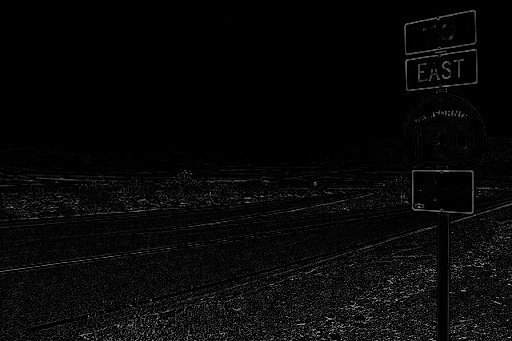
#> input picture Dataset/dark_image.jpg, 512 x 341 px, found by its file name
$ jupyter execute Assignment_1_Dennita_Noor_Febianty.ipynb   (text cells are left out)
#> lines starting #> are read from the running program, lines starting #| are printed output that depends on the picture; pictures that were not available may be replaced by others from this repository, and a replacement may not be noted
[cell 1]
from PIL import Image
import matplotlib.pyplot as plt
import math

[cell 2]
from google.colab import drive

drive.mount('/content/drive')

folder = "/content/drive/MyDrive/CVL/assignment_1/"

[cell 3]
def gamma_transform(image, gamma):
    image = image.convert("L")
    output = Image.new("L", image.size)

    for x in range(image.width):
        for y in range(image.height):
            r = image.getpixel((x, y)) / 255
            s = 255 * (r ** gamma)

            output.putpixel((x, y), int(s))

    return output

[cell 4]
image = Image.open(folder + "dark_image.jpg")
#> image is the input picture: PIL image 512x341 L; min 0, max 207, mean 8

hasil = gamma_transform(image, 0.3) #semakin kecil semakin terang
#> in gamma_transform, `output = Image.new("L", image.size)`: output: PIL image 512x341 L; every value is 0

plt.figure(figsize=(10, 5))

plt.subplot(1, 2, 1)
plt.imshow(image, cmap="gray")
plt.title("Original")
plt.axis("off")

plt.subplot(1, 2, 2)
plt.imshow(hasil, cmap="gray")
plt.title("Gamma = 0.3")
plt.axis("off")

plt.show()

[cell 5]
def log_transform(image):
    image = image.convert("L")
    output = Image.new("L", image.size)

    c = 255 / math.log(256)

    for x in range(image.width):
        for y in range(image.height):
            r = image.getpixel((x, y))
            s = c * math.log(1 + r)

            output.putpixel((x, y), int(s))

    return output

[cell 6]
image = Image.open(folder + "dark_image.jpg")

hasil = log_transform(image)

plt.figure(figsize=(10, 5))

plt.subplot(1, 2, 1)
plt.imshow(image, cmap="gray")
plt.title("Original")
plt.axis("off")

plt.subplot(1, 2, 2)
plt.imshow(hasil, cmap="gray")
plt.title("Log Transformation")
plt.axis("off")

plt.show()

[cell 7]
def plot_histogram_3(original, gamma_result, log_result):
    original = original.convert("L")
    gamma_result = gamma_result.convert("L")
    log_result = log_result.convert("L")

    plt.figure(figsize=(15, 4))

    # Original
    plt.subplot(1, 3, 1)
    plt.hist(list(original.getdata()), bins=256, range=(0, 256))
    plt.title("Original Histogram")
    plt.xlabel("Pixel Intensity")
    plt.ylabel("Frequency")

    # Gamma
    plt.subplot(1, 3, 2)
    plt.hist(list(gamma_result.getdata()), bins=256, range=(0, 256))
    plt.title("Gamma Histogram")
    plt.xlabel("Pixel Intensity")
    plt.ylabel("Frequency")

    # Log
    plt.subplot(1, 3, 3)
    plt.hist(list(log_result.getdata()), bins=256, range=(0, 256))
    plt.title("Log Histogram")
    plt.xlabel("Pixel Intensity")
    plt.ylabel("Frequency")

    plt.tight_layout()
    plt.show()

[cell 8]
image = Image.open(folder + "dark_image.jpg")

hasil_gamma = gamma_transform(image, 0.3)
hasil_log = log_transform(image)

plot_histogram_3(image, hasil_gamma, hasil_log)
#> in plot_histogram_3, `plt.show()`:
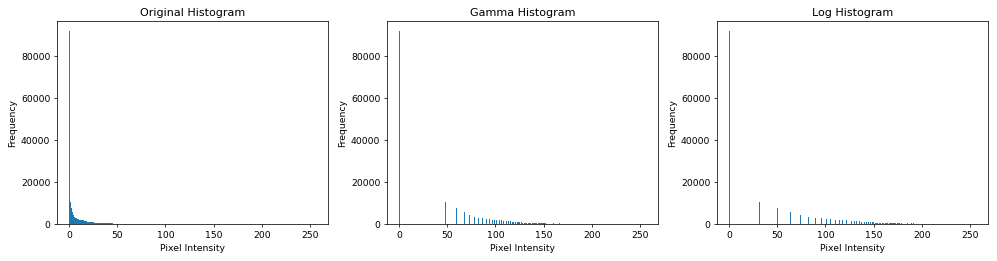
#> figure drawn by matplotlib, 3 panels; panel 1: tallest bar 91681 high, from x = 0 to 1; panel 2: tallest bar 91681 high, from x = 0 to 1; panel 3: tallest bar 91681 high, from x = 0 to 1

[cell 9]
def contrast_stretching(image):
    image = image.convert("L")
    output = Image.new("L", image.size)

    pixels = list(image.getdata())

    min_val = min(pixels)
    max_val = max(pixels)

    for x in range(image.width):
        for y in range(image.height):
            r = image.getpixel((x, y))

            s = (r - min_val) * 255 / (max_val - min_val)

            output.putpixel((x, y), int(s))

    return output

[cell 10]
image = Image.open(folder + "lowcon2.jpg")
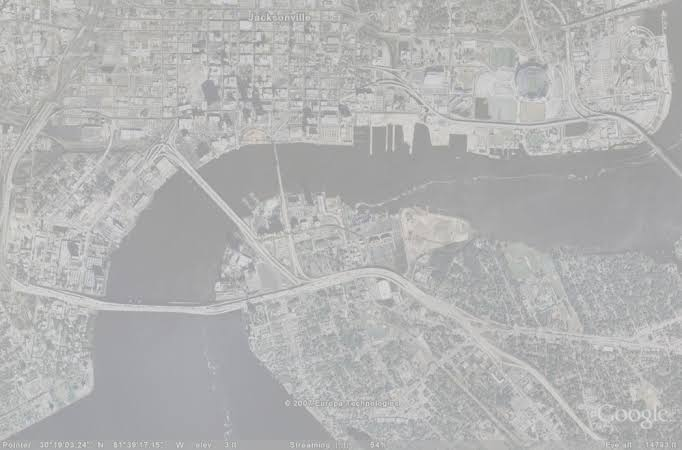
#> input picture Dataset/lowcon2.jpeg, 682 x 450 px, given in place of lowcon2.jpg, which was not available
#> image is the input picture: PIL image 682x450 RGB; mean R, G, B 179, 179.2, 179

hasil = contrast_stretching(image)
#> in contrast_stretching, `output = Image.new("L", image.size)`: output: PIL image 682x450 L; every value is 0
#> in contrast_stretching, `pixels = list(image.getdata())`: pixels = 306900 items
#> in contrast_stretching, `min_val = min(pixels)`: min_val = 141
#> in contrast_stretching, `max_val = max(pixels)`: max_val = 226

plt.figure(figsize=(10, 5))

plt.subplot(1, 2, 1)
plt.imshow(image, cmap="gray")
plt.title("Original")
plt.axis("off")

plt.subplot(1, 2, 2)
plt.imshow(hasil, cmap="gray")
plt.title("Contrast Stretching")
plt.axis("off")

plt.show()

[cell 11]
def sharpen_image(image):
    image = image.convert("L")
    output = image.copy()

    for x in range(1, image.width - 1):
        for y in range(1, image.height - 1):

            center = image.getpixel((x, y))
            atas = image.getpixel((x, y - 1))
            bawah = image.getpixel((x, y + 1))
            kiri = image.getpixel((x - 1, y))
            kanan = image.getpixel((x + 1, y))

            laplacian = atas + bawah + kiri + kanan - 4 * center
            s = center - laplacian

            s = max(0, min(255, s))
            output.putpixel((x, y), s)

    return output

[cell 12]
image = Image.open(folder + "blur-image.jpg")
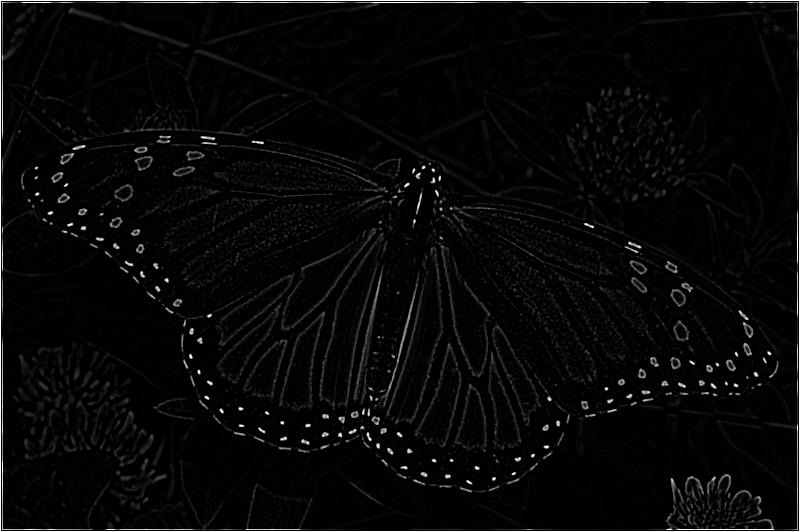
#> input picture Dataset/blur-image.jpg, 800 x 532 px, found by its file name
#> image is the input picture: PIL image 800x532 RGB; min 0, max 255, mean 8.4

hasil = sharpen_image(image)

plt.figure(figsize=(10, 5))

plt.subplot(1, 2, 1)
plt.imshow(image, cmap="gray")
plt.title("Original Blurred Image")
plt.axis("off")

plt.subplot(1, 2, 2)
plt.imshow(hasil, cmap="gray")
plt.title("Laplacian Sharpening")
plt.axis("off")

plt.show()

[cell 13]
image = Image.open(folder + "overexposed.jpg").convert("L")
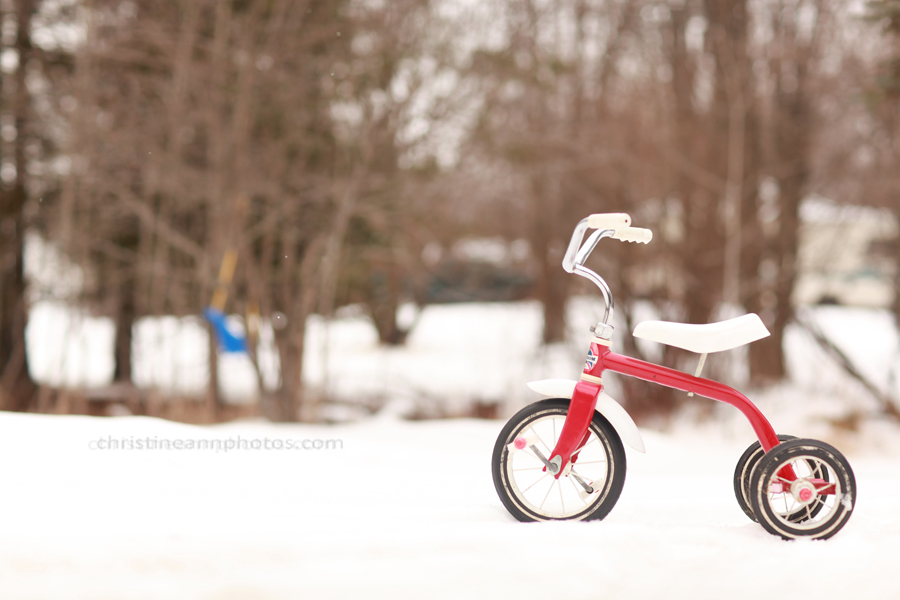
#> input picture Dataset/overexposed.jpg, 900 x 600 px, found by its file name
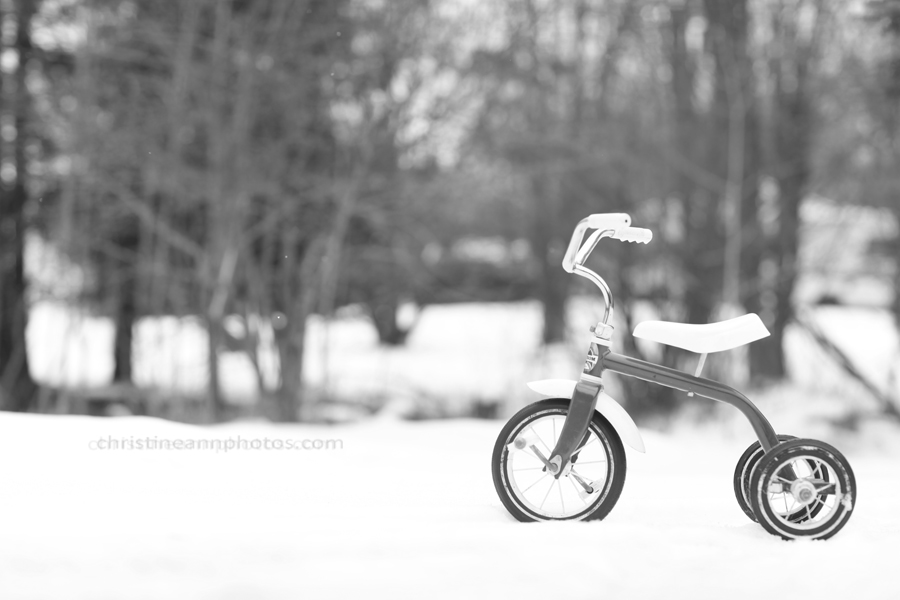
#> image: PIL image 900x600 L; min 29, max 255, mean 169.7

hasil = gamma_transform(image, 2.0) #nilai gamma > 1 jadi lebih gelap
#> in gamma_transform (call 3), `output = Image.new("L", image.size)`: output: PIL image 900x600 L; every value is 0

plt.figure(figsize=(10, 5))

plt.subplot(1, 2, 1)
plt.imshow(image, cmap="gray")
plt.title("Original Grayscale")
plt.axis("off")

plt.subplot(1, 2, 2)
plt.imshow(hasil, cmap="gray")
plt.title("Gamma = 2.0")
plt.axis("off")

plt.show()

[cell 14]
def median_filter(image):
    image = image.convert("L")
    output = image.copy()

    for x in range(1, image.width - 1):
        for y in range(1, image.height - 1):

            pixels = []

            for i in range(-1, 2):
                for j in range(-1, 2):
                    pixels.append(
                        image.getpixel((x + i, y + j))
                    )

            pixels.sort()
            median = pixels[4]

            output.putpixel((x, y), median)

    return output

[cell 15]
image = Image.open(folder + "sp-noise.png").convert("L")
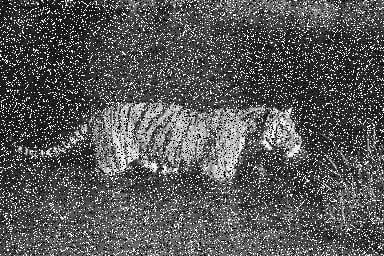
#> input picture Dataset/sp-noise.png, 384 x 256 px, found by its file name
#> image: PIL image 384x256 L

hasil = median_filter(image)
#> after the loop in median_filter, `for x in range(1, image.width - 1):`:
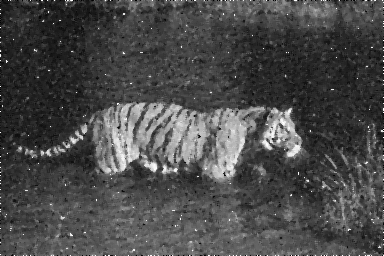
#> output: PIL image 384x256 L; min 0, max 255, mean 73.8

plt.figure(figsize=(10, 5))

plt.subplot(1, 2, 1)
plt.imshow(image, cmap="gray")
plt.title("Original Noisy Image")
plt.axis("off")

plt.subplot(1, 2, 2)
plt.imshow(hasil, cmap="gray")
plt.title("Median Filter")
plt.axis("off")

plt.show()

[cell 16]
def histogram_equalization(image):
    image = image.convert("L")
    output = Image.new("L", image.size)

    pixels = list(image.getdata())
    total = len(pixels)

    # Hitung frekuensi setiap intensitas
    histogram = [0] * 256

    for pixel in pixels:
        histogram[pixel] += 1

    # Hitung cumulative distribution
    cumulative = 0
    mapping = [0] * 256

    for i in range(256):
        cumulative += histogram[i]
        mapping[i] = int(255 * cumulative / total)

    # Ubah nilai pixel
    for x in range(image.width):
        for y in range(image.height):
            r = image.getpixel((x, y))
            output.putpixel((x, y), mapping[r])

    return output

[cell 17]
image = Image.open(folder + "lowcont1.jpg").convert("L")
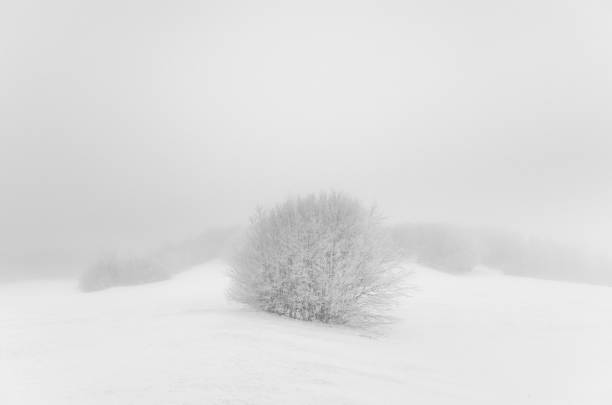
#> input picture Dataset/lowcont1.jpg, 612 x 405 px, found by its file name
#> image is the input picture: PIL image 612x405 L; min 112, max 241, mean 222.6

hasil_stretching = contrast_stretching(image)
#> in contrast_stretching (call 2), `output = Image.new("L", image.size)`: output: PIL image 612x405 L; every value is 0
#> in contrast_stretching (call 2), `pixels = list(image.getdata())`: pixels = 247860 items
#> in contrast_stretching (call 2), `min_val = min(pixels)`: min_val = 112
#> in contrast_stretching (call 2), `max_val = max(pixels)`: max_val = 241
#> after the loop in contrast_stretching (call 2), `for x in range(image.width):`:
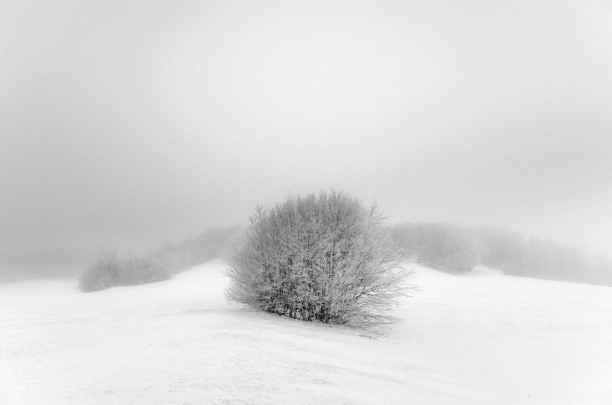
#> output: PIL image 612x405 L; min 0, max 255, mean 218.2
hasil_histogram = histogram_equalization(image)
#> in histogram_equalization, `pixels = list(image.getdata())`: pixels = 247860 items
#> in histogram_equalization, `total = len(pixels)`: total = 247860
#> the loop in histogram_equalization, `for pixel in pixels:` made 247860 passes
#> pixel on passes 1 to 3: 224, 224, 224
#> after the loop in histogram_equalization, `for pixel in pixels:`: histogram = 256 values, max 26121 at index 232, min 0 at index 0, mean 968.2
#> after the loop in histogram_equalization, `for i in range(256):`: cumulative = 247860; mapping = 256 values from 0 to 255
#> after the loop in histogram_equalization, `for x in range(image.width):`:
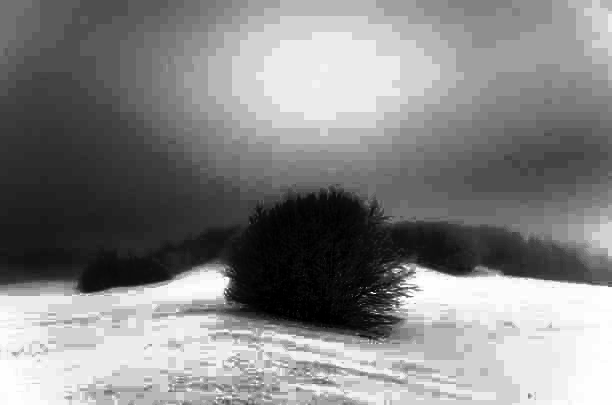
#> output: PIL image 612x405 L; min 0, max 255, mean 133.2

plt.figure(figsize=(10, 5))

plt.subplot(1, 2, 1)
plt.imshow(image, cmap="gray")
plt.title("Original")
plt.axis("off")


plt.subplot(1, 2, 2)
plt.imshow(hasil_histogram, cmap="gray")
plt.title("Histogram Equalization")
plt.axis("off")

plt.show()
